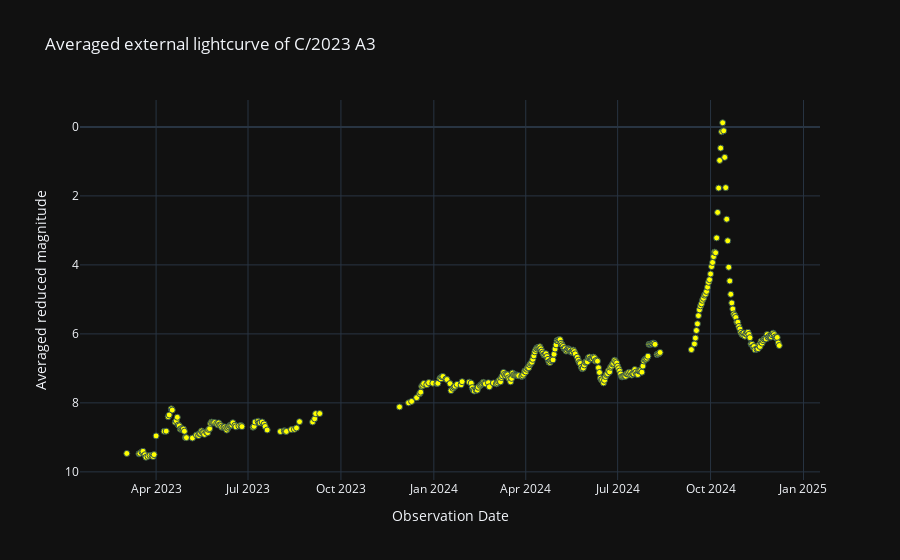

The cell this chart's notebook holds for it:
### Code cell
generar_grafica('6', nombre_del_cometa, curva_de_luz_externa_df)

### Figure 1 — Plotly figure (JSON) as saved in the notebook; plotly's stock layout.template omitted (floating-point values rounded to 4 significant figures; data arrays with more than 128 entries replaced by an {"elided": "..."} marker saying what was removed)
{"data": [{"hovertemplate": "Observation Date=%{x}<br>Averaged reduced magnitude=%{y}<extra></extra>", "legendgroup": "", "marker": {"color": "yellow", "line": {"color": "DarkSlateGrey", "width": 1}, "size": 6, "symbol": "circle"}, "mode": "markers", "name": "", "orientation": "v", "showlegend": false, "type": "scatter", "x": {"elided": "387 str values"}, "xaxis": "x", "y": {"elided": "387 float values"}, "yaxis": "y"}], "layout": {"legend": {"tracegroupgap": 0}, "title": {"text": "Averaged external lightcurve of C/2023 A3"}, "xaxis": {"anchor": "y", "domain": [0, 1], "title": {"text": "Observation Date"}}, "yaxis": {"anchor": "x", "autorange": "reversed", "domain": [0, 1], "title": {"text": "Averaged reduced magnitude"}}}}
